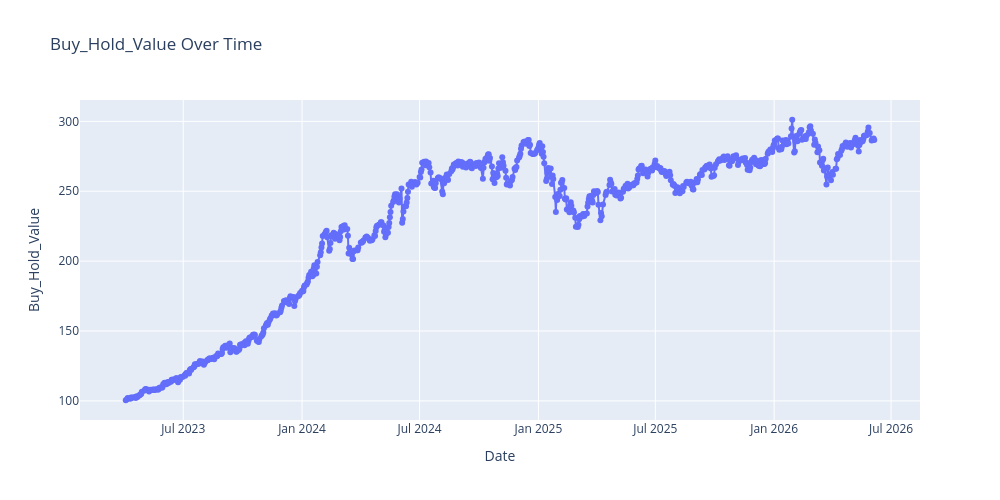

Source (notebook cell):
### Code cell
import plotly.express as px

# âœ… Group by Date and calculate total portfolio value
portfolio_summary = (
    conc_df.groupby("Date", as_index=False)["Buy_Hold_Value"].sum()
)
# âœ… Plot with Plotly
fig = px.line(
    portfolio_summary,
    x="Date",
    y="Buy_Hold_Value",
    title="Buy_Hold_Value Over Time",
    labels={"Date": "Date", "Buy_Hold_Value": "Buy_Hold_Value"},
    markers=True
)

fig.update_traces(line=dict(width=2))
fig.update_layout(width=1000,   # ðŸ”‘ width
                  height=500)    # ðŸ”‘ height
fig.show()

### Figure 1 — Plotly figure (JSON) as saved in the notebook; plotly's stock layout.template omitted (floating-point values rounded to 4 significant figures; data arrays with more than 128 entries replaced by an {"elided": "..."} marker saying what was removed)
{"data": [{"hovertemplate": "Date=%{x}<br>Buy_Hold_Value=%{y}<extra></extra>", "legendgroup": "", "line": {"color": "#636efa", "dash": "solid", "width": 2}, "marker": {"symbol": "circle"}, "mode": "lines+markers", "name": "", "orientation": "v", "showlegend": false, "type": "scatter", "x": {"elided": "786 str values"}, "xaxis": "x", "y": {"elided": "786 float values"}, "yaxis": "y"}], "layout": {"height": 500, "legend": {"tracegroupgap": 0}, "title": {"text": "Buy_Hold_Value Over Time"}, "width": 1000, "xaxis": {"anchor": "y", "domain": [0.0, 1.0], "title": {"text": "Date"}}, "yaxis": {"anchor": "x", "domain": [0.0, 1.0], "title": {"text": "Buy_Hold_Value"}}}}
